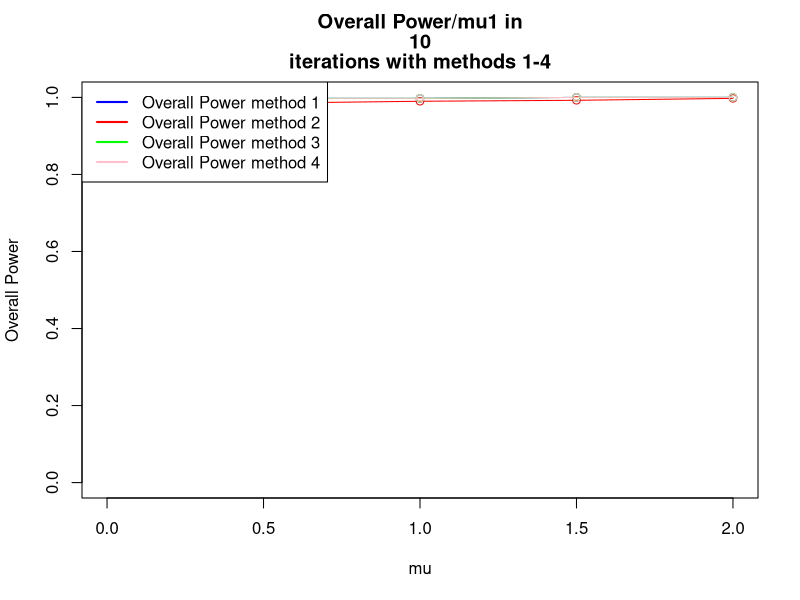
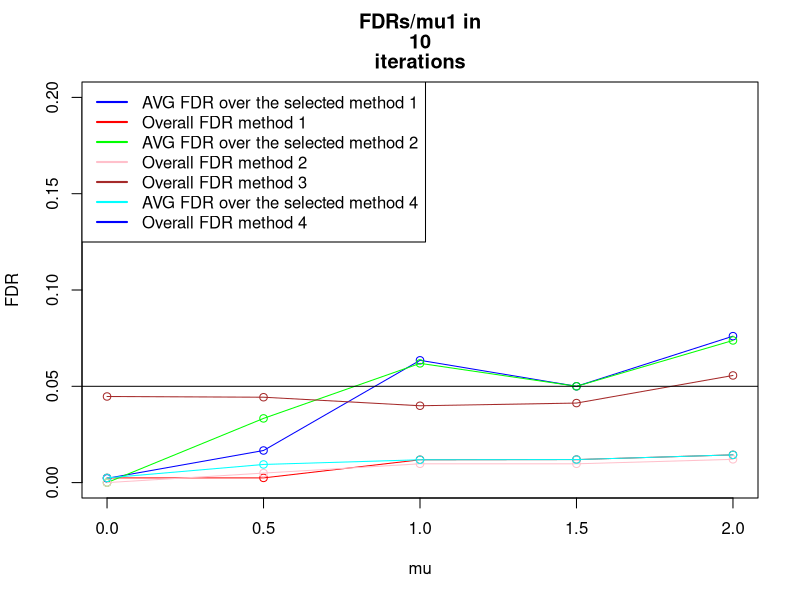
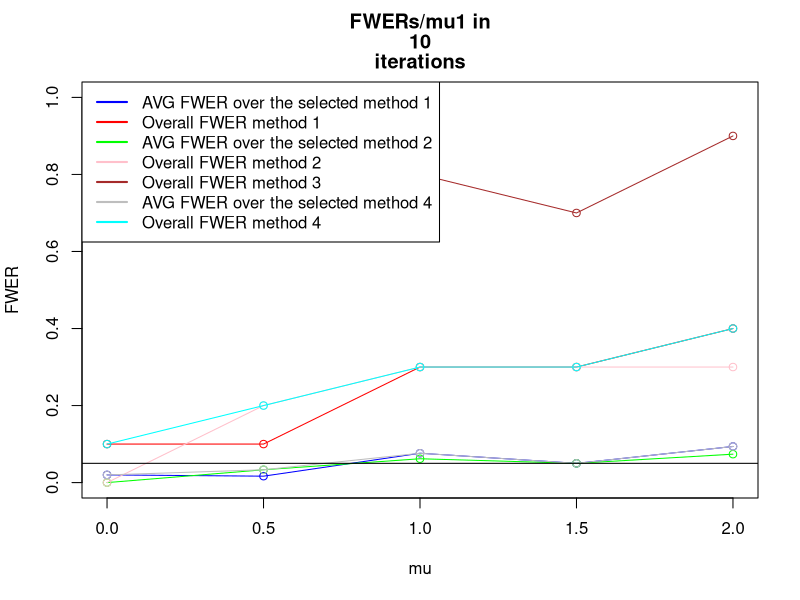
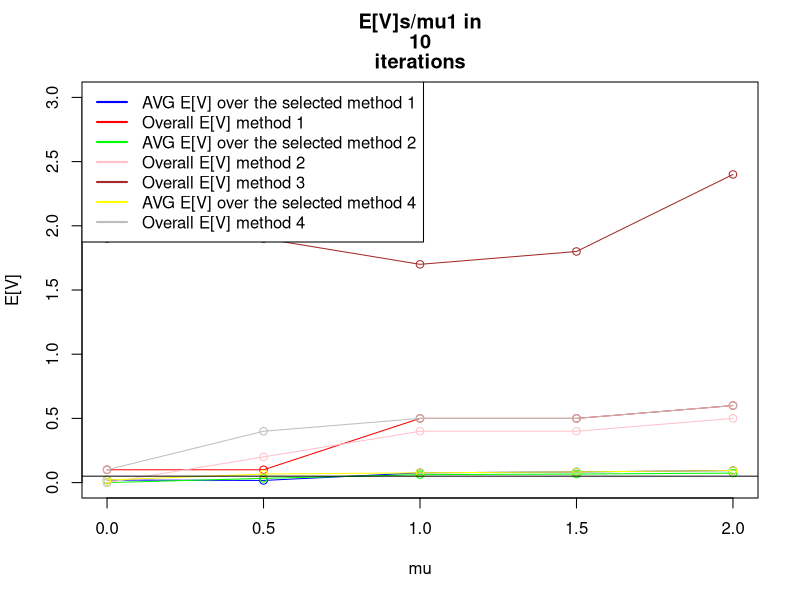
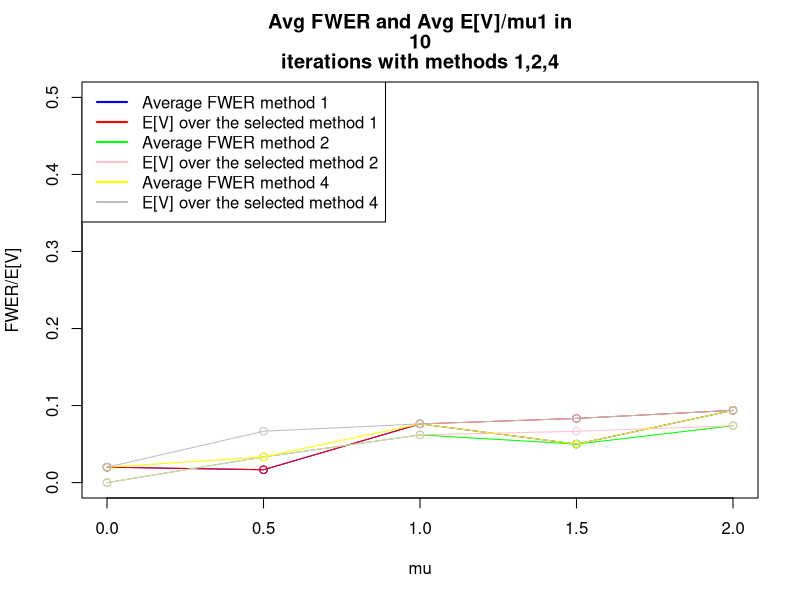

Write R code to recreate these figures, in order. (Note: this script raises an error after producing the figures.)
iteration <- setClass ("iteration",
                       #Data structure that holds data regarding a certain iteration (=manipulation of random numbers)        
                       slots=c(xbars="numeric",
                               pvals="numeric",
                               refVec="logical",
                               numOfTrues="numeric",
                               size="numeric",
                               proceduresApplied= "list"
                               
                       )
)
procedure <- setClass ("procedure",
                       #a data structure holding the results of certain procedure applied to an iteration
                       
                       slots=c(procedureName="function",
                               rejects="list",
                               fr="numeric",
                               power="numeric",
                               fdr="numeric",
                               fwer="numeric"
                       )
)

calcSimesPVals<- function (PVals){
  min(p.adjust(PVals, method="BH"))
}

calcPower<-function (rejectsLength, falseRejections, size,numOfFalseH0sInRef,details=FALSE){
  #returns num of  true rejections divided by the number of planned rejections
  if (details==TRUE){
    print ("POWER CALC:")
    print (c("rejects:", rejectsLength))
    print (c("fr:", falseRejections))
    print (c("size:", size))
    print (c("numOfFalseH0sInRef:", numOfFalseH0sInRef))
    print (c("Power",(rejectsLength-falseRejections)/(size-numOfFalseH0sInRef)))
  }
  return ((rejectsLength-falseRejections)/(size-numOfFalseH0sInRef))
}

calcFDR<- function (rejects,falseRejections){
  if (rejects$length==0) return (0)
  else 
    return (falseRejections/rejects$length)
}

calcFWER<- function (rejects, falseRejections){
  if (rejects$length==0)
    return (0)
  if (falseRejections>0) 
    return (1)
  if (falseRejections==0) 
    return (0)
}

countFalseFamilyRejections <- function (rejects, numOfSignalFamilies){
  if (rejects$length==0){ #if there were no rejects at all
    return (0)
  }
  return (length(which(rejects$ix>numOfSignalFamilies)))
}

countFalseRejections<-function (rejects , refVec){
  if (rejects$length==0){ #if there were no rejects at all
    return (0)
  }
  
  fr<-0 #false rejections counter
  for (i in 1:rejects$length){ # count num of false rejects
    #     print (refVec)
    if (refVec[rejects$ix[i]]==FALSE) { #if the rejection was false
      fr<-fr+1
    }
  }
  return (fr) 
}

SelectFamiliesBH<-function (familiesSimesPVals){
  #b<-p.adjust(familiesSimesPVals,method="BH")
  #return (which(b<0.05))
  #print ("SELECT: ")
  #print (Preject(familiesSimesPVals))
  #print ("BH SELECT")
  return (Preject(method="BH", pvals=familiesSimesPVals))
  
}  
#return Array of Selected Families and old ixs


OverallBHSelectedFamilies<-function (jointRejects){
  newIXs<-unique(as.integer((jointRejects$ix-1)/10))+1
  return (list ("length"=length(newIXs), "ix"=newIXs))
  
}


rejectTukey <- function (xbars,S,groupSize,qStar){
  statistics=as.numeric(dist(xbars)/sqrt(S/groupSize))
  b<-which(statistics>=qStar)
  
  #   print (statistics)
  #   print ("Q*")
  #   print (qStar)
  #   print (list("length"=length(b), "ix"=b))
  return (list("length"=length(b), "ix"=b))
}

Preject <- function (method="BH", pvals=c(0), details=FALSE, alpha =0.05){
  a<-p.adjust(p=pvals,method=method)
  #   print (a)
  b<- which(a<alpha)
  return (list ("length"=length(b), "ix"=b))
}

calcTukeyPVal <-function(xbars,S,groupSize, numOfGroups){
  pval<- 1-ptukey(q=max(dist(xbars))/sqrt(S/groupSize), 
                  nmeans=numOfGroups ,df=numOfGroups * (groupSize-1))
  return (pval)
}

calcPairwisePVals <-function (xbars,S,groupSize, numOfGroups,i=1,details=FALSE){
  ##useful for method C phase 2
  pvals=2*(1-pt(q=dist(xbars)/sqrt(2*S[i]/groupSize),
                df= numOfGroups*(groupSize-1)))
  if (details==TRUE){
    print (c("PAIRWISE", pvals))
    print (as.numeric(pvals))
  }
  #   readline()
  return (as.numeric(pvals))
}

getRandomXBars <-function (size, numOfTrues, truesMu1=0, falsesMu1, sd=1,DesVector=NaN,details=FALSE){
  #if there's a Design vector supplied, normals will be generated according to it
  # otherwise the xbars will be made with the given parameters.
  
  if (is.nan(DesVector)[1]){
    xbar<- rep(NA,size) #init xbar
    xbar[1:numOfTrues]<- (rnorm(n=numOfTrues,mean=truesMu1,sd=sd)) 
    #define the null first families
    xbar[(numOfTrues+1):size]<- (rnorm(n=size-numOfTrues,mean=falsesMu1,sd=sd)) 
    #define the non-null last families  
  }
  else{
    xbar<- rep(NA,length(DesVector)) #init xbar
    xbar<- (rnorm(n=length(DesVector),mean=DesVector,sd=sd))   
  }
  if (details==TRUE){
    print (xbar)  
  }
  
  #   readline()
  return (xbar)
}


setDesVector <-function (size, numOfZeros,mu=4){
  a<-rep(0,numOfZeros)
  b<-rep(mu,size-numOfZeros)
  return (c(a,b))
}

setRefVectorBig <-function(size, numOfZeros,mu, DesVector=NaN, details=FALSE){
  
  if (is.nan(DesVector)[1]){
    DesVector<-setDesVector(size,numOfZeros,mu)
  }
  
  if (details==TRUE){
    print ("DesVector:")
    print (DesVector)
    print ("RefVector:")
    print (as.logical(dist(DesVector)))
  }
  return (as.logical(dist(DesVector)))
}

# this method works only for numOfGroups=3, setRefVectorBig does this right for larger sizes
# setRefVector <- function (size, numOfTrues){
#   #initialize reference vector
#   refvec<-rep (NA,size)
#   refvec[1:numOfTrues]<- TRUE # these will be true discoveries
#   refvec[(numOfTrues+1):size]<- FALSE # these will be False Discoveries
#   return (refvec)
# }


#method A(3): Overall BH (one level)
#method B(2): QTukey Statistics (2 levels) 1: TukeyPval , 2: QTukey Stat
#method C(1): BH with pairwise Pval (2 levels) 1: TukeyPVal, 2:Pairwise PVal
#method 4: To be added later - currently empty

#this algorithm builds "numOfFamilies" families, each family of size "numOfGroups",
#with "numOfTrues" trues and the rest of the families are false, with "numOfSignalFamilies"
#families in which there 
#is signal (=numOfTrues is used), and the rest of the families are with no signal (all mus are 0)
#then uses 3 different methods to reject.
tukeyTest2 <-function(n=10000, numOfFamilies=40, numOfGroups=3, numOfTrues=1, numOfSignalFamilies=5,
                      minMu1=0, maxMu1=4, interval=0.5, alpha=0.05, groupSize=16,details=FALSE,DesVector=NaN){
  
  
  #definition of constant df
  df=numOfGroups*(groupSize-1) #calculate degs of freedom
  
  #define constant methodnames
  METHOD_NAMES=rbind("QTukey Stat", "Pairwise", "Overall BH", "BH BH(Simes)")
  
  #decleration of matrices to keep means, size is # of methods * the number of mu values 
  OvrPowerMeans<-matrix(0,4,(maxMu1-minMu1)/interval+1)
  AVGPowerMeans<-matrix(0,4,(maxMu1-minMu1)/interval+1)
  AVGFDRMeans<-matrix(0,4,(maxMu1-minMu1)/interval+1)
  OvrFDRMeans<-matrix(0,4,(maxMu1-minMu1)/interval+1)
  AVGFWERMeans<-matrix(0,4,(maxMu1-minMu1)/interval+1)
  OvrFWERMeans<-matrix(0,4,(maxMu1-minMu1)/interval+1)
  OvrFRMeans<-matrix(0,4,(maxMu1-minMu1)/interval+1)
  AVGFRMeans<-matrix(0,4,(maxMu1-minMu1)/interval+1)
  
  FAMILYpowerMeans<-matrix(0,4,(maxMu1-minMu1)/interval+1)
  FAMILYFDRMeans<-matrix(0,4,(maxMu1-minMu1)/interval+1)
  FAMILYFWERMeans<-matrix(0,4,(maxMu1-minMu1)/interval+1)
  
  #declration of matrices to keep s.deviation, size is # of methods * the number of mu values 
  OvrPowerSD<-matrix(0,4,(maxMu1-minMu1)/interval+1)
  AVGPowerSD<-matrix(0,4,(maxMu1-minMu1)/interval+1)
  AVGFDRSD<-matrix(0,4,(maxMu1-minMu1)/interval+1)
  OvrFDRSD<-matrix(0,4,(maxMu1-minMu1)/interval+1)
  AVGFWERSD<-matrix(0,4,(maxMu1-minMu1)/interval+1)
  OvrFWERSD<-matrix(0,4,(maxMu1-minMu1)/interval+1)
  OvrFRSD<-matrix(0,4,(maxMu1-minMu1)/interval+1)
  AVGFRSD<-matrix(0,4,(maxMu1-minMu1)/interval+1)
  
  FAMILYpowerSD<-matrix(0,4,(maxMu1-minMu1)/interval+1)
  FAMILYFDRSD<-matrix(0,4,(maxMu1-minMu1)/interval+1)
  FAMILYFWERSD<-matrix(0,4,(maxMu1-minMu1)/interval+1)
  #   PowerOutput<-list()
  
  for (mu in seq(minMu1,maxMu1,interval)){
    
    #matrices for each mu1
    TotalAVGFDR<-matrix(0,4,n)
    TotalAVGFWER<-matrix(0,4,n)
    TotalAVGPower<-matrix(0,4,n)
    TotalOvrFWER<-matrix(0,4,n)
    TotalOvrPower<-matrix(0,4,n)
    TotalAVGFR<-matrix(0,4,n)
    TotalOvrFR<-matrix(0,4,n)
    TotalOvrFDR<-matrix(0,4,n)
    FAMILYpower<-matrix(0,4,n)
    FAMILYFDR<-matrix(0,4,n)
    FAMILYFWER<-matrix(0,4,n)
    FAMILYFR<-matrix(0,4,n)
    
    print (mu)
    #     readline()
    
    #each iteration
    for (iters in 1:n){
      #       print (c("iter:" ,iters))
      
      #setup  of variables
      familyArray= list(numOfFamilies);
      familiesTukeyPVals = numeric(numOfFamilies);
      familiesSimesPVals = numeric(numOfFamilies);
      
      SelectedFamilies<-list(0);
      OverallRejectsLength<-numeric(4) # 4 slots for each method B/C/*/4
      OverallFR <- numeric(4)
      FDRSum <-numeric(4)
      FWERSum <- numeric(4)
      POWERSum <- numeric(4)
      
      if (!is.nan(DesVector[1])){
        numOfGroups=length(DesVector)
        tempDes=as.logical(dist(DesVector))
        numOfTrues=length(tempDes[tempDes==TRUE])
#         print (numOfGroups)
#         print (numOfTrues)
      }
      jointFamily <- new ("iteration",
                          size=choose(numOfGroups,2)*numOfFamilies,
                          numOfTrues=0+
                            #num of true hypotheses in the no signal zone
                            numOfSignalFamilies*(numOfTrues)
                          #num of true hypotheses in the signal zone
                     
                     )
      #       print (jointFamily)
      #       readline()
      ##init variance vector
      S=rchisq(n=numOfFamilies,df=df)/df
      
      for (i in 1:numOfFamilies){
        
        familyArray[[i]]= new ("iteration",
                               size=choose (numOfGroups,2),
                               numOfTrues=numOfTrues #=1
         
        ) #init family
        
        
        if (i<=numOfSignalFamilies){ #first 5 families with signal
          
          
          familyArray[[i]]@refVec=setRefVectorBig(
            size=numOfGroups,
            numOfZeros=numOfGroups-numOfTrues,
            mu=mu,
            DesVector=DesVector,
            details=FALSE)
          
          #           print ("Reference vector:")
          #           print (familyArray[[i]]@refVec)
          #build reference Vector
          tempDes<-DesVector
          tempDes[tempDes==0]<-(-mu)
          familyArray[[i]]@xbars=getRandomXBars(size=numOfGroups,
                                                numOfTrues=numOfGroups-1,
                                                falsesMu1=mu,
                                                sd=sqrt(1/groupSize),
                                                DesVector=tempDes+mu,
                                                details=FALSE)
        }
        else { #35 families no signal
          familyArray[[i]]@refVec=setRefVectorBig(
            size=numOfGroups,
            numOfZeros=numOfGroups,
            mu=mu)
          
          #build reference Vector (we set numOfTrues as 1 and falsesMu1 as 0 so that all xbars are
          #generated around 0, the value of numOfTrues doesnt matter here)
          familyArray[[i]]@xbars=getRandomXBars(size=numOfGroups,
                                                numOfTrues=1,
                                                falsesMu1=0,
                                                sd=sqrt(1/groupSize))
        }
        #                             print ("Reference vector:")
        #                             print (familyArray[[i]]@refVec)
        if (details==TRUE){
          #                    print (i)
          #                    print (familyArray[[i]]@xbars)         
        } #end details print
        
        familyArray[[i]]@pvals=calcPairwisePVals(familyArray[[i]]@xbars,
                                                 S,
                                                 groupSize,
                                                 numOfGroups,
                                                 i=i,
                                                 details=FALSE)
        #        readline()
        #calc Pairwise PVals for Method C(1)
        
        familyArray[[i]]@proceduresApplied=append(familyArray[[i]]@proceduresApplied,
                                                  new ("procedure"))
        familyArray[[i]]@proceduresApplied=append(familyArray[[i]]@proceduresApplied,
                                                  new ("procedure"))
        familyArray[[i]]@proceduresApplied=append(familyArray[[i]]@proceduresApplied,
                                                  new ("procedure"))
        familyArray[[i]]@proceduresApplied=append(familyArray[[i]]@proceduresApplied,
                                                  new ("procedure"))
        familiesTukeyPVals[i]=calcTukeyPVal(familyArray[[i]]@xbars
                                            ,S[i],groupSize, numOfGroups)
        familiesSimesPVals[i]=calcSimesPVals(familyArray[[i]]@pvals)
        
        #calc Tukey PVals for method B(2)
        
        #         print (c("family tukey pval", i, familiesTukeyPVals[i]))
        
        #add to jointFamily for methods 3-4
        jointFamily@refVec=append(jointFamily@refVec,familyArray[[i]]@refVec)
        jointFamily@xbars=append(jointFamily@xbars,familyArray[[i]]@xbars)
        jointFamily@pvals=append(jointFamily@pvals,familyArray[[i]]@pvals)
        jointFamily@proceduresApplied=append(familyArray[[i]]@proceduresApplied,
                                             new ("procedure"))
        jointFamily@proceduresApplied=append(familyArray[[i]]@proceduresApplied,
                                             new ("procedure"))
      } #end for i
      
      if (details==TRUE){
        #         print (jointFamily)
        #         print (familiesSimesPVals)
        #         readline()
      }
      
      #method B,C step 1: select interesting families using BH
      SelectedFamilies[[1]]<-SelectFamiliesBH(familiesTukeyPVals)
      SelectedFamilies[[2]]<-SelectedFamilies[[1]] #for this stage selection for both methods is the same
      qStar=qtukey(p=1-alpha*SelectedFamilies[[1]]$length/numOfFamilies,
                   nmeans=numOfGroups,df=df)
      SelectedFamilies[[4]]<-SelectFamiliesBH(familiesSimesPVals)
      #method 3 - overall BH - take joint family and reject in it using BH
      jointFamily@proceduresApplied[[1]]@rejects=Preject(method="BH", pvals=jointFamily@pvals, alpha=0.05)
      
      SelectedFamilies[[3]]<-OverallBHSelectedFamilies(jointFamily@proceduresApplied[[1]]@rejects)
      #       print (familyArray[[i]]@pvals, qStar)
      #       print ("SELECTS FROM METHOD 4")
      #       print (SelectedFamilies[[4]])
      #             readline()
      
      #calc Family Stats:
      for (methodix in 1:4){
        FAMILYFR[methodix,iters]<-countFalseFamilyRejections(SelectedFamilies[[methodix]],numOfSignalFamilies)
        
        FAMILYpower[methodix,iters]<-calcPower(rejects=SelectedFamilies[[methodix]]$length,
                                               falseRejections=FAMILYFR[methodix,iters],
                                               size=numOfFamilies,
                                               numOfFalseH0sInRef=numOfFamilies-numOfSignalFamilies,
                                               details=FALSE
        ) 
        FAMILYFDR[methodix,iters]<-calcFDR(rejects=SelectedFamilies[[methodix]],falseRejections=FAMILYFR[methodix,iters])
        FAMILYFWER[methodix,iters]<-calcFWER(rejects=SelectedFamilies[[methodix]],falseRejections=FAMILYFR[methodix,iters])
        
        if (details==TRUE){
          print (c("FAMILY POWER",methodix, FAMILYpower[methodix,iters]))
          print (c("FAMILY FR",methodix, FAMILYFR[methodix,iters]))
          print (c("FAMILY FDR",methodix, FAMILYFDR[methodix,iters]))
          print (c("FAMILY FWER",methodix, FAMILYFWER[methodix,iters]))
        }
      }
      
      
      ##method 1/2/4 step 2: #process BH/QTukey on selected families
      for (methodix in 1:4){ #run through methods
        
                print (c("METHOD:", methodix))
        if (SelectedFamilies[[methodix]]$length>0){   #if there are any selected families
          for (i in 1:SelectedFamilies[[methodix]]$length){ #run thru selected families
            
            if (methodix==1 || methodix==4){
              #method 1=method C
              #method 4= BH BH (simes)
              #print ("1")
              # reject inside the selected families with BH alpha=0.05*r/m
              familyArray[[SelectedFamilies[[methodix]]$ix[i]]]@proceduresApplied[[methodix]]@rejects<-
                Preject(method="BH", pvals=familyArray[[SelectedFamilies[[methodix]]$ix[i]]]@pvals, 
                        alpha=alpha*SelectedFamilies[[methodix]]$length/numOfFamilies)
            }
            if (methodix==2){
              #methodB
              #print ("2")
              # reject inside the selected families with QTUKEY threshold
              familyArray[[SelectedFamilies[[methodix]]$ix[i]]]@proceduresApplied[[2]]@rejects<-
                rejectTukey( familyArray[[SelectedFamilies[[methodix]]$ix[i]]]@xbars,
                             S[SelectedFamilies[[methodix]]$ix[i]],
                             groupSize,
                             qStar)
              #               print (dist(familyArray[[SelectedFamilies[[methodix]]$ix[i]]]@xbars))
              #               print (familyArray[[SelectedFamilies[[methodix]]$ix[i]]]@refVec)
              #               readline()
            }
            
            if (methodix==3){

              familyNum<-SelectedFamilies[[methodix]]$ix[i]
              #               print (SelectedFamilies[[methodix]]$ix)
              #               print (c("familynum", familyNum))
              m3rejects<-jointFamily@proceduresApplied[[1]]@rejects$ix
              #               print (m3rejects)
              #             
              m3rejects<-m3rejects[m3rejects> (familyNum-1)*10 &
                                     m3rejects<= (familyNum)*10] -(familyNum-1)*10
              #               print ("after modulus")
              #               print (m3rejects)
              # #               m3rejects<-m3rejects-(familyNum-1)*10
              #               print ("Method 3 rejects")
              #               print(m3rejects)
              #                                
              familyArray[[SelectedFamilies[[methodix]]$ix[i]]]@proceduresApplied[[methodix]]@rejects<-
                list("length"=length(m3rejects), "ix"=m3rejects)
              
              
              #calc stats for joint family
              jointFamily@proceduresApplied[[methodix-2]]@fr=countFalseRejections(jointFamily@proceduresApplied[[methodix-2]]@rejects,jointFamily@refVec)
              jointFamily@proceduresApplied[[methodix-2]]@power=calcPower(jointFamily@proceduresApplied[[methodix-2]]@rejects$length,
                                                                          jointFamily@proceduresApplied[[methodix-2]]@fr,
                                                                          jointFamily@size, 
                                                                          jointFamily@size-jointFamily@numOfTrues)
              jointFamily@proceduresApplied[[methodix-2]]@fdr=calcFDR(jointFamily@proceduresApplied[[methodix-2]]@rejects,
                                                                      jointFamily@proceduresApplied[[methodix-2]]@fr)
              jointFamily@proceduresApplied[[methodix-2]]@fwer=calcFWER(jointFamily@proceduresApplied[[methodix-2]]@rejects, 
                                                                        jointFamily@proceduresApplied[[methodix-2]]@fr)
              
              TotalOvrFDR[methodix,iters]=jointFamily@proceduresApplied[[methodix-2]]@fdr
              TotalOvrFWER[methodix,iters]=jointFamily@proceduresApplied[[methodix-2]]@fwer          
              TotalOvrFR[methodix,iters]=jointFamily@proceduresApplied[[methodix-2]]@fr
              TotalOvrPower[methodix,iters]=jointFamily@proceduresApplied[[methodix-2]]@power						
            }
            
            #calc frs,power,fdr,fwer for the ith selectedfamily
            familyArray[[SelectedFamilies[[methodix]]$ix[i]]]@proceduresApplied[[methodix]]@fr=
              countFalseRejections(
                familyArray[[SelectedFamilies[[methodix]]$ix[i]]]@proceduresApplied[[methodix]]@rejects,
                familyArray[[SelectedFamilies[[methodix]]$ix[i]]]@refVec)
            
            familyArray[[SelectedFamilies[[methodix]]$ix[i]]]@proceduresApplied[[methodix]]@power=
              calcPower(familyArray[[SelectedFamilies[[methodix]]$ix[i]]]@proceduresApplied[[methodix]]@rejects$length,
                        familyArray[[SelectedFamilies[[methodix]]$ix[i]]]@proceduresApplied[[methodix]]@fr, 
                        familyArray[[SelectedFamilies[[methodix]]$ix[i]]]@size, 
                        length(which(familyArray[[SelectedFamilies[[methodix]]$ix[i]]]@refVec==FALSE)))
            
            familyArray[[SelectedFamilies[[methodix]]$ix[i]]]@proceduresApplied[[methodix]]@fdr=
              calcFDR(familyArray[[SelectedFamilies[[methodix]]$ix[i]]]@proceduresApplied[[methodix]]@rejects,
                      familyArray[[SelectedFamilies[[methodix]]$ix[i]]]@proceduresApplied[[methodix]]@fr)
            
            familyArray[[SelectedFamilies[[methodix]]$ix[i]]]@proceduresApplied[[methodix]]@fwer=
              calcFWER(familyArray[[SelectedFamilies[[methodix]]$ix[i]]]@proceduresApplied[[methodix]]@rejects,
                       familyArray[[SelectedFamilies[[methodix]]$ix[i]]]@proceduresApplied[[methodix]]@fr)
            if (details==TRUE){ 
              print (c("Family number:", SelectedFamilies[[methodix]]$ix[i]))
              print (c("FRs:", familyArray[[SelectedFamilies[[methodix]]$ix[i]]]@proceduresApplied[[methodix]]@fr))
              print (c("FDR:", familyArray[[SelectedFamilies[[methodix]]$ix[i]]]@proceduresApplied[[methodix]]@fdr))
              print (c("FWER: ", familyArray[[SelectedFamilies[[methodix]]$ix[i]]]@proceduresApplied[[methodix]]@fwer))
              print (c("Power: ", familyArray[[SelectedFamilies[[methodix]]$ix[i]]]@proceduresApplied[[methodix]]@power))
              print (c("Rejects:", familyArray[[SelectedFamilies[[methodix]]$ix[i]]]@proceduresApplied[[methodix]]@rejects$length))
            } #end details print
            POWERSum[methodix]=POWERSum[methodix]+ familyArray[[SelectedFamilies[[methodix]]$ix[i]]]@proceduresApplied[[methodix]]@power
            FDRSum[methodix]=FDRSum[methodix]+familyArray[[SelectedFamilies[[methodix]]$ix[i]]]@proceduresApplied[[methodix]]@fdr
            FWERSum[methodix]=FWERSum[methodix]+familyArray[[SelectedFamilies[[methodix]]$ix[i]]]@proceduresApplied[[methodix]]@fwer      		
            OverallFR[methodix]=OverallFR[methodix]+familyArray[[SelectedFamilies[[methodix]]$ix[i]]]@proceduresApplied[[methodix]]@fr
            OverallRejectsLength[methodix]=OverallRejectsLength[methodix]+familyArray[[SelectedFamilies[[methodix]]$ix[i]]]@
              proceduresApplied[[methodix]]@rejects$length
            
            print ("OVR REJECTS LENGTH")
            print (c("methodix", methodix))
            print (OverallRejectsLength[methodix])
            
          } #end for loop of i selected families     
          #           print (c("OVERALL REJECTS LENGTH method :", methodix ,OverallRejectsLength[methodix]))
          
          
          TotalAVGFDR[methodix, iters] <-FDRSum[methodix]/SelectedFamilies[[methodix]]$length
          if (is.nan(TotalAVGFDR[methodix, iters])) {
            TotalAVGFDR[methodix, iters]<-0
          }
          TotalAVGFWER[methodix, iters]<-FWERSum[methodix]/SelectedFamilies[[methodix]]$length
          if (is.nan(TotalAVGFDR[methodix, iters])) {
            TotalAVGFWER[methodix, iters]<-0
          }
          TotalAVGPower[methodix,iters]<-POWERSum[methodix]/SelectedFamilies[[methodix]]$length
          if (is.nan(TotalAVGPower[methodix, iters])) {
            TotalAVGPower[methodix, iters]<-0
          }
          #           print ("TOTAL OVR POWER CALC")
          #           print ("")
          TotalOvrPower[methodix, iters]<- calcPower(rejects=OverallRejectsLength[methodix],
                                                     falseRejections=OverallFR[methodix],
                                                     size=jointFamily@size,
                                                     numOfFalseH0sInRef=jointFamily@size-jointFamily@numOfTrues
          ) 
          
          TotalOvrFR[methodix, iters]<-OverallFR[methodix]
          TotalAVGFR[methodix, iters]<-OverallFR[methodix]/SelectedFamilies[[methodix]]$length
          
          TotalOvrFDR[methodix, iters]<- OverallFR[methodix]/OverallRejectsLength[methodix]
          if (is.nan(TotalOvrFDR[methodix, iters])) {
            TotalOvrFDR[methodix, iters]<-0
          }
          
          TotalOvrFWER[methodix, iters]<-sign(TotalOvrFDR[methodix, iters])
          if (is.nan(TotalOvrFWER[methodix, iters])) {
            TotalOvrFWER[methodix, iters]<-0
          }
          
          print (c("Iteration:", iters, "mu1:", mu, "method:", methodix))
          print (c("Average FDR:", FDRSum[methodix]/SelectedFamilies[[methodix]]$length))
          print (c("Overall FDR: ",  OverallFR[methodix]/OverallRejectsLength[methodix]))
          print (c("Average FWER: ", FWERSum[methodix]/SelectedFamilies[[methodix]]$length))
          print (c("Overall FR: ", OverallFR[methodix]))
          print (c("Interesting Families () are",SelectedFamilies[[methodix]]))
          #readline()
          
          
        } #end if selected families exist
        else {
          #"no selected families in iteration - all stats  are 0"
          #           print ("no families selected")
          TotalAVGPower[methodix,iters]<-0
          TotalAVGFDR[methodix,iters]<-0
          TotalAVGFWER[methodix,iters]<-0
          TotalOvrFWER[methodix,iters]<-0
          TotalOvrPower[methodix,iters]<-0
          TotalOvrFR[methodix,iters]<-0
          TotalAVGFR[methodix,iters]<-0
          TotalOvrFDR[methodix,iters]<-0
        }
      } #end for methodix
      
      
      
      #			print ("TOTAL OVR FDR")
      #			print (TotalOvrFDR)
    } #end n for - iterations
    
    #print ("Total AVG FDR")
    #print (mean(TotalAVGFDR))
    #print ("Total AVG FWER")
    #print (mean(TotalAVGFWER))
    #print ("Total Ovr FR")
    #print (mean(TotalOvrFR))
    #print ("Total OVr FDR")
    #print (mean(TotalOvrFDR))
    
    for (methodix in 1:4){
      #calc final means
      AVGFDRMeans[methodix,(mu-minMu1)/interval+1]<-mean(TotalAVGFDR[methodix,])
      AVGFWERMeans[methodix,(mu-minMu1)/interval+1]<-mean(TotalAVGFWER[methodix,])
      AVGFRMeans[methodix,(mu-minMu1)/interval+1]<-mean(TotalAVGFR[methodix,])
      AVGPowerMeans[methodix,(mu-minMu1)/interval+1]<-mean(TotalAVGPower[methodix,])
      
      OvrPowerMeans[methodix,(mu-minMu1)/interval+1]<-mean(TotalOvrPower[methodix,])
      OvrFDRMeans[methodix,(mu-minMu1)/interval+1]<-mean(TotalOvrFDR[methodix,])
      OvrFWERMeans[methodix,(mu-minMu1)/interval+1]<-mean(TotalOvrFWER[methodix,])
      OvrFRMeans[methodix,(mu-minMu1)/interval+1]<-mean(TotalOvrFR[methodix,])
      
      FAMILYFDRMeans[methodix,(mu-minMu1)/interval+1]<-mean(FAMILYFDR[methodix,])
      FAMILYFWERMeans[methodix,(mu-minMu1)/interval+1]<-mean(FAMILYFWER[methodix,])
      FAMILYpowerMeans[methodix,(mu-minMu1)/interval+1]<-mean(FAMILYpower[methodix,])
      #calc final SDs
      AVGFDRSD[methodix,(mu-minMu1)/interval+1]<-sd(TotalAVGFDR[methodix,])
      OvrPowerSD[methodix,(mu-minMu1)/interval+1] <-sd(TotalOvrPower[methodix,])   
      AVGFWERSD[methodix,(mu-minMu1)/interval+1]<-sd(TotalAVGFWER[methodix,])
      AVGFRSD[methodix,(mu-minMu1)/interval+1]<-sd(TotalAVGFR[methodix,])
      
      OvrPowerSD[methodix,(mu-minMu1)/interval+1]<-sd(TotalOvrPower[methodix,])
      OvrFDRSD[methodix,(mu-minMu1)/interval+1]<-sd(TotalOvrFDR[methodix,])
      OvrFWERSD[methodix,(mu-minMu1)/interval+1]<-sd(TotalOvrFWER[methodix,])
      OvrFRSD[methodix,(mu-minMu1)/interval+1]<-sd(TotalOvrFR[methodix,])
      
      FAMILYFDRSD[methodix,(mu-minMu1)/interval+1]<-sd(FAMILYFDR[methodix,])
      FAMILYFWERSD[methodix,(mu-minMu1)/interval+1]<-sd(FAMILYFWER[methodix,])
      FAMILYpowerSD[methodix,(mu-minMu1)/interval+1]<-sd(FAMILYpower[methodix,])
      
      #			print ('Ovr fdrmeans')
      #			print (OvrFDRMeans)
      
    } #end methodix for 
    #     PowerOutput[[(mu-minMu1)/interval+1]]=TotalOvrPower
  } #end mu for
  
  
  
  #	print (OvrFDRMeans[1,])
  #	print (OvrFDRMeans[2,])
  #	print (AVGFDRMeans[1,])
  #	print (AVGFDRMeans[2,])
  #	
  
  plot (seq(minMu1,maxMu1,interval),OvrPowerMeans[1,], 
        col="blue", ylim=c(0,1),xlab= "mu", ylab= "Overall Power",
        main =c("Overall Power/mu1 in", n, "iterations with methods 1-4"), type="o")
  lines (seq(minMu1,maxMu1,interval),OvrPowerMeans[2,], col="red", type="o")
  lines (seq(minMu1,maxMu1,interval),OvrPowerMeans[3,], col="green", type="o")
  lines (seq(minMu1,maxMu1,interval),OvrPowerMeans[4,], col="pink", type="o")
  
  
  legend("topleft", 
         legend= c("Overall Power method 1", "Overall Power method 2", 
                   "Overall Power method 3","Overall Power method 4"), 
         lty=c(1,1,1,1),
         lwd=c(2,2,2,2),
         col=c("blue","red", "green", "pink")
  )
  plot (seq(minMu1,maxMu1,interval),AVGFDRMeans[1,], 
        col="blue", ylim=c(0,0.2),xlab= "mu", ylab= "FDR",
        main =c("FDRs/mu1 in", n, "iterations"), type="o")
  lines (seq(minMu1,maxMu1,interval),OvrFDRMeans[1,], col="red", type="o")
  lines (seq(minMu1,maxMu1,interval),AVGFDRMeans[2,], col="green", type="o")
  lines (seq(minMu1,maxMu1,interval),OvrFDRMeans[2,], col="pink", type="o")
  lines (seq(minMu1,maxMu1,interval),OvrFDRMeans[3,], col="brown", type="o")
  lines (seq(minMu1,maxMu1,interval),OvrFDRMeans[4,], col="cyan", type="o")
  abline (h=0.05, col="black")
  
  legend("topleft", 
         legend= c("AVG FDR over the selected method 1", "Overall FDR method 1",
                   "AVG FDR over the selected method 2", "Overall FDR method 2", 
                   "Overall FDR method 3",
                   "AVG FDR over the selected method 4", "Overall FDR method 4" ), 
         lty=c(1,1,1,1),
         lwd=c(2,2,2,2),
         col=c("blue","red", "green", "pink", "brown","cyan")
  )
  plot (seq(minMu1,maxMu1,interval),AVGFWERMeans[1,], 
        col="blue", ylim=c(0,1),xlab= "mu", ylab= "FWER",
        main =c("FWERs/mu1 in", n, "iterations"), type="o")
  lines (seq(minMu1,maxMu1,interval),OvrFWERMeans[1,], col="red", type="o")
  lines (seq(minMu1,maxMu1,interval),AVGFWERMeans[2,], col="green", type="o")
  lines (seq(minMu1,maxMu1,interval),OvrFWERMeans[2,], col="pink", type="o")
  lines (seq(minMu1,maxMu1,interval),OvrFWERMeans[3,], col="brown", type="o")
  lines (seq(minMu1,maxMu1,interval),AVGFWERMeans[4,], col="grey", type="o")
  lines (seq(minMu1,maxMu1,interval),OvrFWERMeans[4,], col="cyan", type="o")
  abline (h=0.05, col="black")
  
  legend("topleft", 
         legend= c("AVG FWER over the selected method 1", "Overall FWER method 1",
                   "AVG FWER over the selected method 2", "Overall FWER method 2", 
                   "Overall FWER method 3", 
                   "AVG FWER over the selected method 4","Overall FWER method 4"), 
         lty=c(1,1,1,1),
         lwd=c(2,2,2,2),
         col=c("blue","red", "green", "pink", "brown","grey", "cyan")
  )
  
  plot (seq(minMu1,maxMu1,interval),AVGFRMeans[1,], 
        col="blue", ylim=c(0,3),xlab= "mu", ylab= "E[V]",
        main =c("E[V]s/mu1 in", n, "iterations"), type="o")
  lines (seq(minMu1,maxMu1,interval),OvrFRMeans[1,], col="red", type="o")
  lines (seq(minMu1,maxMu1,interval),AVGFRMeans[2,], col="green", type="o")
  lines (seq(minMu1,maxMu1,interval),OvrFRMeans[2,], col="pink", type="o")
  lines (seq(minMu1,maxMu1,interval),OvrFRMeans[3,], col="brown", type="o")
  lines (seq(minMu1,maxMu1,interval),AVGFRMeans[4,], col="yellow", type="o")
  lines (seq(minMu1,maxMu1,interval),OvrFRMeans[4,], col="grey", type="o")
  abline (h=0.05, col="black")
  
  legend("topleft", 
         legend= c("AVG E[V] over the selected method 1", "Overall E[V] method 1", 
                   "AVG E[V] over the selected method 2", "Overall E[V] method 2", 
                   "Overall E[V] method 3",
                   "AVG E[V] over the selected method 4", "Overall E[V] method 4"), 
         lty=c(1,1,1,1),
         lwd=c(2,2,2,2),
         col=c("blue","red", "green", "pink", "brown","yellow","grey")
  )
  plot (seq(minMu1,maxMu1,interval),AVGFWERMeans[1,] , col="blue", ylim=c(0,0.5),
        ylab="FWER/E[V]", xlab="mu",
        main =c("Avg FWER and Avg E[V]/mu1 in", n, "iterations with methods 1,2,4"), type="o")
  #    readline()
  lines (seq(minMu1,maxMu1,interval),AVGFRMeans[1,], col="red", type="o")
  lines (seq(minMu1,maxMu1,interval),AVGFWERMeans[2,], col="green", type="o")
  lines (seq(minMu1,maxMu1,interval),AVGFRMeans[2,], col="pink", type="o")
  lines (seq(minMu1,maxMu1,interval),AVGFWERMeans[4,], col="yellow", type="o")
  lines (seq(minMu1,maxMu1,interval),AVGFRMeans[4,], col="grey", type="o")
  legend("topleft", 
         legend= c("Average FWER method 1","E[V] over the selected method 1",
                   "Average FWER method 2","E[V] over the selected method 2",
                   "Average FWER method 4","E[V] over the selected method 4"), 
         lty=c(1,1,1,1),
         lwd=c(2,2,2,2),
         col=c("blue","red", "green", "pink","yellow","grey")
  )
  
  #change column names in table
  colnames(OvrPowerMeans)<-seq(minMu1,maxMu1,interval)
  colnames(AVGPowerMeans)<-seq(minMu1,maxMu1,interval)
  colnames(OvrFDRMeans)<-seq(minMu1,maxMu1,interval)
  colnames(AVGFDRMeans)<-seq(minMu1,maxMu1,interval)
  colnames(OvrFWERMeans)<-seq(minMu1,maxMu1,interval)
  colnames(OvrFRMeans)<-seq(minMu1,maxMu1,interval)
  colnames(AVGFRMeans)<-seq(minMu1,maxMu1,interval)
  colnames(AVGFWERMeans)<-seq(minMu1,maxMu1,interval)
  colnames(FAMILYFWERMeans)<-seq(minMu1,maxMu1,interval)
  colnames(FAMILYFDRMeans)<-seq(minMu1,maxMu1,interval)
  colnames(FAMILYpowerMeans)<-seq(minMu1,maxMu1,interval)
  
  colnames(OvrPowerSD)<-seq(minMu1,maxMu1,interval)
  colnames(AVGPowerSD)<-seq(minMu1,maxMu1,interval)
  colnames(OvrFDRSD)<-seq(minMu1,maxMu1,interval)
  colnames(AVGFDRSD)<-seq(minMu1,maxMu1,interval)
  colnames(OvrFWERSD)<-seq(minMu1,maxMu1,interval)
  colnames(OvrFRSD)<-seq(minMu1,maxMu1,interval)
  colnames(AVGFRSD)<-seq(minMu1,maxMu1,interval)
  colnames(AVGFWERSD)<-seq(minMu1,maxMu1,interval)
  colnames(FAMILYFWERSD)<-seq(minMu1,maxMu1,interval)
  colnames(FAMILYFDRSD)<-seq(minMu1,maxMu1,interval)
  colnames(FAMILYpowerSD)<-seq(minMu1,maxMu1,interval)
  #   rownames(OvrPowerMeans)<-c("QTukey Stat", "Pairwise", "Overall BH", "BH BH")
  
  print ("OVERALL POWER:")
  print (OvrPowerMeans)
  print ("AVG POWER:")
  print (AVGPowerMeans)
  print ("AVG FDR:")
  print( AVGFDRMeans)
  print ("OVERALL FDR:")
  print( OvrFDRMeans)
  print ("OVERALL FWER:")
  print(OvrFWERMeans)
  print ("OVERALL E[V]:")
  print(OvrFRMeans)
  print ("AVG E[V]: ")
  print (AVGFRMeans)
  print ("AVG FWER: ")
  print (AVGFWERMeans)
  print ("FAMILY POWER:")
  print (FAMILYpowerMeans)
  print ("FAMILY FDR:")
  print (FAMILYFDRMeans)
  print ("FAMILY FWER:")
  print (FAMILYFWERMeans)
  
  if (details==TRUE){
    print ("OVERALL POWER SD:")
    print (OvrPowerSD)
    print ("AVG POWER SD:")
    print (AVGPowerSD)
    print ("AVG FDR SD:")
    print( AVGFDRSD)
    print ("OVERALL FDR SD:")
    print( OvrFDRSD)
    print ("OVERALL FWER SD:")
    print(OvrFWERSD)
    print ("OVERALL E[V] SD:")
    print(OvrFRSD)
    print ("AVG E[V] SD: ")
    print (AVGFRSD)
    print ("AVG FWER SD: ")
    print (AVGFWERSD)
    print ("FAMILY POWER SD:")
    print (FAMILYpowerSD)
    print ("FAMILY FDR SD:")
    print (FAMILYFDRSD)
    print ("FAMILY FWER SD:")
    print (FAMILYFWERSD)
    
  }
  
  #export to EXCEL MEANS
  wb<-loadWorkbook(paste("TukeyTest MEANS",Sys.Date(),"numOfGroups=",numOfGroups,"n=",n,".xls"), create = TRUE)
  
  createSheet(wb, name = "AVG FDR")
  writeWorksheet(wb, cbind(METHOD_NAMES,AVGFDRMeans), sheet = "AVG FDR")
  createSheet(wb, name = "OVERALL POWER")
  writeWorksheet(wb, cbind(METHOD_NAMES,OvrPowerMeans),  sheet = "OVERALL POWER")
  createSheet(wb, name = "OVERALL FDR")
  writeWorksheet(wb, cbind(METHOD_NAMES,OvrFDRMeans), sheet = "OVERALL FDR")
  createSheet(wb, name = "OVERALL FWER")
  writeWorksheet(wb, cbind(METHOD_NAMES,OvrFWERMeans), sheet = "OVERALL FWER")
  createSheet(wb, name = "OVERALL E(V)")
  writeWorksheet(wb, cbind(METHOD_NAMES,OvrFRMeans), sheet = "OVERALL E(V)")
  createSheet(wb, name = "AVG E(V)")
  writeWorksheet(wb, cbind(METHOD_NAMES,AVGFRMeans), sheet = "AVG E(V)")
  createSheet(wb, name = "AVG FWER")
  writeWorksheet(wb, cbind(METHOD_NAMES,AVGFWERMeans), sheet = "AVG FWER")
  
  createSheet(wb, name = "FAMILY POWER")
  writeWorksheet(wb, cbind(METHOD_NAMES,OvrPowerMeans),  sheet = "FAMILY POWER")
  createSheet(wb, name = "FAMILY FDR")
  writeWorksheet(wb, cbind(METHOD_NAMES,OvrFDRMeans), sheet = "FAMILY FDR")
  createSheet(wb, name = "FAMILY FWER")
  writeWorksheet(wb, cbind(METHOD_NAMES,OvrFWERMeans), sheet = "FAMILY FWER")
  
  saveWorkbook(wb)
  
  #export to EXCEL SDs
  wb<-loadWorkbook(paste("TukeyTest sd",Sys.Date(),"numOfGroups=",numOfGroups,"n=",n,".xls"), create = TRUE)
  
  createSheet(wb, name = "AVG FDR")
  writeWorksheet(wb, cbind(METHOD_NAMES,AVGFDRSD), sheet = "AVG FDR")
  createSheet(wb, name = "OVERALL POWER")
  writeWorksheet(wb, cbind(METHOD_NAMES,OvrPowerSD),  sheet = "OVERALL POWER")
  createSheet(wb, name = "OVERALL FDR")
  writeWorksheet(wb, cbind(METHOD_NAMES,OvrFDRSD), sheet = "OVERALL FDR")
  createSheet(wb, name = "OVERALL FWER")
  writeWorksheet(wb, cbind(METHOD_NAMES,OvrFWERSD), sheet = "OVERALL FWER")
  createSheet(wb, name = "OVERALL E(V)")
  writeWorksheet(wb, cbind(METHOD_NAMES,OvrFRSD), sheet = "OVERALL E(V)")
  createSheet(wb, name = "AVG E(V)")
  writeWorksheet(wb, cbind(METHOD_NAMES,AVGFRSD), sheet = "AVG E(V)")
  createSheet(wb, name = "AVG FWER")
  writeWorksheet(wb, cbind(METHOD_NAMES,AVGFWERSD), sheet = "AVG FWER")
  createSheet(wb, name = "FAMILY POWER")
  writeWorksheet(wb, cbind(METHOD_NAMES,OvrPowerSD),  sheet = "FAMILY POWER")
  createSheet(wb, name = "FAMILY FDR")
  writeWorksheet(wb, cbind(METHOD_NAMES,OvrFDRSD), sheet = "FAMILY FDR")
  createSheet(wb, name = "FAMILY FWER")
  writeWorksheet(wb, cbind(METHOD_NAMES,OvrFWERSD), sheet = "FAMILY FWER")
  
  saveWorkbook(wb)
  
  
  #   print(PowerOutput)
}

#tukeyTest2(n=100)
# tukeyTest2(n=50, numOfGroups=5,numOfTrues=1, interval=0.5, minMu1=0, maxMu1=4,details=FALSE)
tukeyTest2(n=10, numOfGroups=5,numOfTrues=1, interval=0.5, minMu1=0, maxMu1=2,DesVector=c(0,2,2,4,4), details=FALSE)
